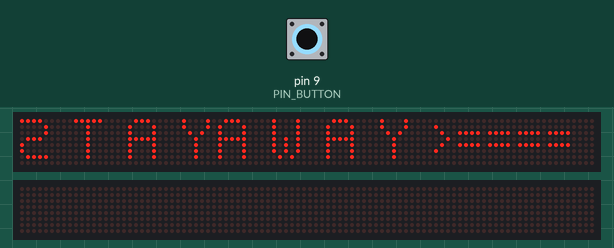
The sketch below on a simulated Arduino Uno, built with avr-gcc and run on an emulated ATmega328P. Shown: 2 × 96×8 LED matrix. The inputs (shaded band) are chosen by the test bench; at power-on: pin 9 (PIN_BUTTON) LOW. What the sketch prints to the serial monitor is not drawn.

1.3 s: pin 9 (PIN_BUTTON) pulled HIGH for 0.15 s
Above: at 1.38 s.
2.9 s: pin 9 (PIN_BUTTON) pulled HIGH for 3.2 s
Timing chart, 0 to 5.9 s (numbered marks = the images above; inputs shaded):
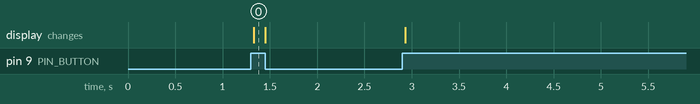

The sketch:

sketch_apr02a.ino
```cpp
// Use the MD_MAX72XX library to Print some text on the display
//
// Demonstrates the use of the library to print text on multiple lines
// by using separate matrix displays (no zones). The DAT and CLK lines
// are shared with one LD/CS per string of matrix devices
//
// User can enter text on the serial monitor and this will display as a
// message on the display.

#include <MD_MAX72xx.h>
#include <SPI.h>

#define PRINT(s, v) { Serial.print(F(s)); Serial.print(v); }

#define BUF_SIZE      75  // text buffer size
#define CHAR_SPACING  1   // pixels between characters

// Define the number of devices we have in the chain and the hardware interface
#define HARDWARE_TYPE MD_MAX72XX::PAROLA_HW
#define MAX_DEVICES 12

#define PIN_DATA 10
#define PIN_CS 11
#define PIN_CLK 12

#define PIN_BUTTON 9
#define IS_BUTTON_PRESSED digitalRead(PIN_BUTTON) == HIGH

struct LineDefinition
{
  MD_MAX72XX  mx;                 // object definition
  char    message[BUF_SIZE];      // message for this display
  boolean newMessageAvailable;    // true if new message arrived
};

// Add new entries for more lines.
// NOTE: These pin numbers will probably not work with your hardware and may
// need to be adapted
struct LineDefinition  Line[] =
{
  { MD_MAX72XX(HARDWARE_TYPE, PIN_DATA, PIN_CLK, PIN_CS, MAX_DEVICES), "S T A YA W A Y <====", true },
  { MD_MAX72XX(HARDWARE_TYPE, 11, 13, 10, MAX_DEVICES), "", true }
};

#define MAX_LINES   (sizeof(Line)/sizeof(LineDefinition))

void readSerial(void)
{
  static int8_t  putIndex = -1;
  static uint8_t  putLine = 0;
  char  c;

  while (Serial.available())
  {
    c = (char)Serial.read();
    if (putIndex == -1)  // first character should be the line number
    {
      if ((c >= '0') && (c < '0' + MAX_LINES))
      {
        putLine = c - '0';
        putIndex = 0;
      }
    }
    else if ((c == '\n') || (putIndex >= BUF_SIZE-3)) // end of message character or full buffer
    {
      // put in a message separator and end the string
      Line[putLine].message[putIndex] = '\0';
      // restart the index for next filling spree and flag we have a message waiting
      putIndex = -1;
      Line[putLine].newMessageAvailable = true;
    }
    else
      // Just save the next char in next location
      Line[putLine].message[putIndex++] = c;
  }
}

void printText(uint8_t lineID, uint8_t modStart, uint8_t modEnd, char *pMsg)
// Print the text string to the LED matrix modules specified.
// Message area is padded with blank columns after printing.
{
  uint8_t   state = 0;
  uint8_t   curLen;
  uint8_t  showLen;
  uint8_t   cBuf[8];
  int16_t   col = ((modEnd + 1) * COL_SIZE) - 1;

  Line[lineID].mx.control(modStart, modEnd, MD_MAX72XX::UPDATE, MD_MAX72XX::OFF);

  do     // finite state machine to print the characters in the space available
  {
    switch(state)
    {
      case 0: // Load the next character from the font table
        // if we reached end of message, reset the message pointer
        if (*pMsg == '\0')
        {
          showLen = (uint8_t)(col - (modEnd * COL_SIZE));  // padding characters
          curLen = showLen;
          state = 2;
          break;
        }

        // retrieve the next character form the font file
        showLen = Line[lineID].mx.getChar(*pMsg++, sizeof(cBuf) / sizeof(cBuf[0]), cBuf);
        curLen = showLen;
        state++;
        // !! deliberately fall through to next state to start displaying

      case 1: // display the next part of the character
        // Line[lineID].mx.setColumn(col--, cBuf[curLen++]);
        Serial.println(showLen - curLen);
        Line[lineID].mx.setColumn(col--, cBuf[curLen - 1]);
        curLen--;

        // done with font character, now display the space between chars
        if (curLen == 0)
        {
          showLen = CHAR_SPACING;
          curLen = showLen;
          state = 2;
        }
        break;

      case 2: // initialize state for displaying empty columns
        //curLen = 0;
        state++;
        // fall through

      case 3: // display inter-character spacing or end of message padding (blank columns)
        Line[lineID].mx.setColumn(col--, 0);
        curLen--;
        if (curLen == 0)
          state = 0;
        break;

      default:
        col = -1;   // this definitely ends the do loop
    }
  } while (col >= (modStart * COL_SIZE));

  Line[lineID].mx.control(modStart, modEnd, MD_MAX72XX::UPDATE, MD_MAX72XX::ON);
}

void setup()
{
  Serial.begin(57600);
  Serial.print("\n[MD_MAX72XX ");
  Serial.print(MAX_LINES);
  Serial.print(" Line Message Display]\n");
  Serial.print("\nType a message for the scrolling display\nStart message with line number\nEnd message line with a newline");

  pinMode(PIN_BUTTON, INPUT);

  for (uint8_t i=0; i<MAX_LINES; i++)
    Line[i].mx.begin();
}

bool active = false;

void loop()
{
  //readSerial();
  /*for (uint8_t i=0; i<MAX_LINES; i++)
  {
    if (Line[i].newMessageAvailable)
    {
      PRINT("\nProcessing new message: ", Line[i].message);
      printText(i, 0, MAX_DEVICES-1, Line[i].message);
      Line[i].newMessageAvailable = false;
    }
  }*/

  if (IS_BUTTON_PRESSED) {
    if (!active) {
      Serial.println("Activating");
      active = true;
      printText(0, 0, MAX_DEVICES - 1, Line[0].message);
    }
  } else {
    if (active) {
      Serial.println("Deactivating");
      active = false;
      Line[0].mx.clear();
    }
  }
}
```

Measured:
- after the input at 1.3 s, the display: changes at once (image 0)
